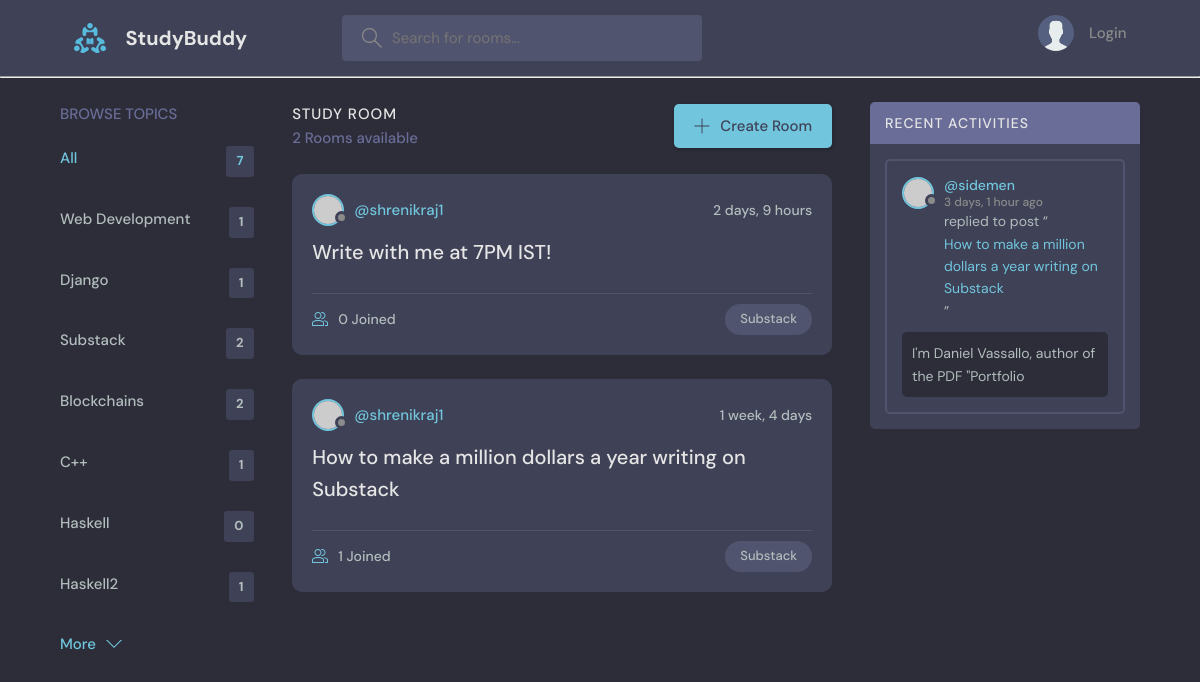
/?q=Substack, run on the app's committed database.
### base/models.py (models this page shows, shortened)
class Topic(models.Model):
    name = models.CharField(max_length=200)

class Room(models.Model):
    host  = models.ForeignKey(User, on_delete=models.SET_NULL, null=True)
    topic = models.ForeignKey("Topic", on_delete=models.SET_NULL, null=True) # Topic as a string since it's written below the Room class
    name = models.CharField(max_length=200)
    description = models.TextField(null=True, blank=True) # field can be blank
    participants = models.ManyToManyField(User, related_name = "participants", blank = True)
    updated = models.DateTimeField(auto_now=True) # take timestamp every time save is hit on the item
    created = models.DateTimeField(auto_now_add=True) # take timestamp when save is hit the first time i.e during creation
    class Meta:
        ordering = ["-updated", "-created"]
    def __str__(self):
        return self.name

class Message(models.Model):
    user = models.ForeignKey(User, on_delete=models.CASCADE)
    room = models.ForeignKey(Room, on_delete=models.CASCADE)
    body = models.TextField()
    updated = models.DateTimeField(auto_now=True)
    created = models.DateTimeField(auto_now_add=True)
    class Meta:
        ordering = ["-updated", "-created"]
    def __str__(self):
        message_preview = self.body[0:50]
        return message_preview

### base/views.py (the view)
# urls.py: path("", views.home, name="home"),
def home(request):
    q = request.GET.get("q") if request.GET.get("q") != None else ""
    rooms = Room.objects.filter(
        Q(topic__name__icontains=q) |
        Q(name__icontains=q) |
        Q(description__icontains=q)
    )
    topics = Topic.objects.all()
    room_count = rooms.count()
    room_messages = Message.objects.filter(Q(room__topic__name__icontains = q)) # filter by room name
    context = {"rooms": rooms, "topics": topics, "room_count": room_count, "room_messages": room_messages}
    return render(request, "base/home.html", context)

### base/templates/base/home.html (shortened to what this page needs)
{% extends "main.html" %}
{% block content %}
  <main class="layout layout--3">
    <div class="container">
      {% include "base/topics_component.html" %}
      <div class="roomList">
        <div class="roomList__header">
          <div>
            <h2>Study Room</h2>
            <p>{{room_count}} Rooms available</p>
          </div>
          <a class="btn btn--main" href="{% url 'create-room' %}">
            <svg version="1.1" xmlns="http://www.w3.org/2000/svg" width="32" height="32" viewBox="0 0 32 32">
              <title>add</title>
              <path
                d="M16.943 0.943h-1.885v14.115h-14.115v1.885h14.115v14.115h1.885v-14.115h14.115v-1.885h-14.115v-14.115z"
              ></path>
            </svg>
            Create Room
          </a>
        </div>
        {% include "base/feed_component.html" %}
      </div>
      {% include "base/activity_component.html" %}
    </div>
  </main>
  {% endblock content %}

### base/templates/base/topics_component.html
<div class="topics">
    <div class="topics__header">
      <h2>Browse Topics</h2>
    </div>
    <ul class="topics__list">
      <li>
        <a href="{% url 'home' %}" class="active">All <span>{{topics.count}}</span></a>
      </li>
      {% for topic in topics %}
      <li>
        <a href="{% url 'home' %}?q={{topic.name}}">{{topic.name}} <span>{{topic.room_set.all.count}}</span></a>
      </li>
      {% endfor %}
    </ul>
    <a class="btn btn--link" href="topics.html">
      More
      <svg version="1.1" xmlns="http://www.w3.org/2000/svg" width="32" height="32" viewBox="0 0 32 32">
        <title>chevron-down</title>
        <path d="M16 21l-13-13h-3l16 16 16-16h-3l-13 13z"></path>
      </svg>
    </a>
  </div>

### base/templates/base/feed_component.html (shortened to what this page needs)
{% for room in rooms %}
<div class="roomListRoom">
    <div class="roomListRoom__header">
      <a href="{% url 'user-profile' room.host.id %}" class="roomListRoom__author">
        <div class="avatar avatar--small">
          <img src="https://randomuser.me/api/portraits/women/11.jpg" />
        </div>
        <span>@{{room.host.username}}</span>
      </a>
      <div class="roomListRoom__actions">
        <span>{{ room.created | timesince }}</span>
      </div>
    </div>
    <div class="roomListRoom__content">
      <a href="{% url 'room' room.id %} ">{{ room.name }}</a>
    </div>
    <div class="roomListRoom__meta">
      <a href="{% url 'room' room.id %}" class="roomListRoom__joined">
        {{room.participants.all.count}} Joined
      </a>
      <p class="roomListRoom__topic">{{room.topic.name}}</p>
    </div>
  </div>
{% endfor %}

### base/templates/base/activity_component.html (shortened to what this page needs)
<div class="activities">
    <div class="activities__header">
      <h2>Recent Activities</h2>
    </div>
    {% for message in room_messages %}
    <div class="activities__box">
      <div class="activities__boxHeader roomListRoom__header">
        <a href="{% url 'user-profile' message.user.id %}" class="roomListRoom__author">
          <div class="avatar avatar--small">
            <img src="https://randomuser.me/api/portraits/women/11.jpg" />
          </div>
          <p>
            @{{ message.user }}
            <span>{{ message.created | timesince }} ago</span>
          </p>
        </a>
      </div>
      <div class="activities__boxContent">
        <p>replied to post “<a href="{% url 'room' message.room.id %}">{{ message.room}}</a>”</p>
        <div class="activities__boxRoomContent">
          {{ message}}
        </div>
      </div>
    </div>
    {% endfor %}
  </div>

### data on the page
Topic: name "Web Development", room_set.all.count "1"
Topic: name "Django", room_set.all.count "1"
Topic: name "Substack", room_set.all.count "2"
Topic: name "Blockchains", room_set.all.count "2"
Topic: name "C++", room_set.all.count "1"
Topic: name "Haskell", room_set.all.count "0"
Topic: name "Haskell2", room_set.all.count "1"
Room: host.username "shrenikraj1", created "2 days, 9 hours", name "Write with me at 7PM IST!", participants.all.count "0", topic.name "Substack"
Room: host.username "shrenikraj1", created "1 week, 4 days", name "How to make a million dollars a year writing on Substack", participants.all.count "1", topic.name "Substack"
Message: user "sidemen", created "3 days, 1 hour", room "How to make a million dollars a year writing on Substack", body "I'm Daniel Vassallo, author of the PDF \"Portfolio"

### other printed values
{{ topics.count }} "7"
{{ room_count }} "2"
